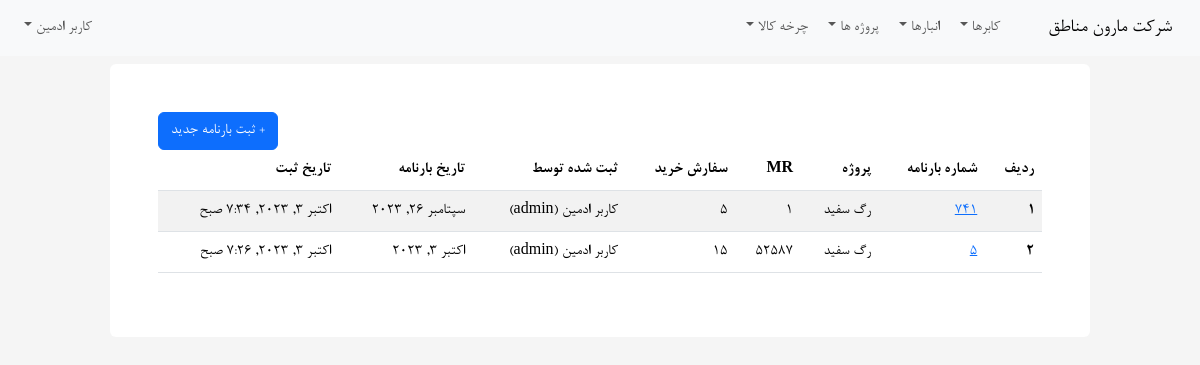
Screenshot of /warehouse/packing-list-list (signed in) with the database file from the repository.
### core/models.py (models this page shows, shortened)
class User(AbstractUser):
    warehouse_keeper = models.BooleanField('انباردار',default=False)
    technical = models.BooleanField('بخش فنی (متقاضی)',default=False)

### warehouse/models.py (models this page shows, shortened)
class PackingList(models.Model):
    project = models.ForeignKey(Project,verbose_name='پروژه',null=True,blank=True,
        on_delete=models.SET_NULL,related_name='pls')
    number = models.CharField('شماره بارنامه',max_length=200)
    mr = models.ForeignKey(MaterialRequisition,related_name='pls',on_delete=models.CASCADE,verbose_name='شماره درخواست کالا')
    po = models.ForeignKey(ProcurementOrder,related_name='pls',on_delete=models.CASCADE,verbose_name='شماره سفارش خرید کالا')
    company = models.CharField('شرکت فروشنده کالا',max_length=100)
    date = models.DateField('تاریخ درخواست',blank=True)
    created_by = models.ForeignKey(settings.AUTH_USER_MODEL,
        verbose_name='ثبت شده توسط',null=True,on_delete=models.SET_NULL,
        related_name='pls')
    created = models.DateTimeField(auto_now=False,auto_now_add=True)
    updated = models.DateTimeField(auto_now=True,auto_now_add=False)
    objects = PackingListManager()
    class Meta:
        verbose_name = "بارنامه"
        verbose_name_plural = "بارنامه ها"
        ordering = ['-created']
    def get_edit_url(self):
        return reverse('pl_edit',kwargs={'id':self.id}) #TODO

class Project(models.Model):
    name = models.CharField("نام پروژه",max_length=40)
    number = models.CharField("شماره پروژه",max_length=40)
    created = models.DateTimeField(auto_now=False,auto_now_add=True)
    updated = models.DateTimeField(auto_now=True,auto_now_add=False)
    created_by = models.ForeignKey(settings.AUTH_USER_MODEL,
        verbose_name='ثبت شده توسط',null=True,on_delete=models.SET_NULL,
        related_name='projects')
    objects = WarehouseManager()
    class Meta:
        verbose_name = "پروژه"
        verbose_name_plural = "پروژه ها"
    def __str__(self) -> str:
        return self.name

class MaterialRequisition(models.Model):
    number = models.CharField('شماره MR',max_length=200)
    date = models.DateField('تاریخ تایید',blank=True)
    project = models.ForeignKey(Project,verbose_name='پروژه',null=True,blank=True,
        on_delete=models.SET_NULL,related_name='mr')
    created_by = models.ForeignKey(settings.AUTH_USER_MODEL,
        verbose_name='ثبت شده توسط',null=True,on_delete=models.SET_NULL,
        related_name='mr')
    created = models.DateTimeField(auto_now=False,auto_now_add=True)
    updated = models.DateTimeField(auto_now=True,auto_now_add=False)
    objects = MaterialRequisitionManager()
    class Meta:
        verbose_name = "درخواست مواد"
        verbose_name_plural = "درخواست های مواد"
        ordering = ['-created']
    def __str__(self) -> str:
        return self.number

class ProcurementOrder(models.Model):
    project = models.ForeignKey(Project,verbose_name='پروژه',null=True,blank=True,
        on_delete=models.SET_NULL,related_name='pos')
    number = models.CharField('شماره PO',max_length=200)
    mr = models.ForeignKey(MaterialRequisition,related_name='pos',on_delete=models.CASCADE,verbose_name='شماره درخواست کالا')
    date = models.DateField('تاریخ درخواست',blank=True)
    created_by = models.ForeignKey(settings.AUTH_USER_MODEL,
        verbose_name='ثبت شده توسط',null=True,on_delete=models.SET_NULL,
        related_name='pos')
    company = models.CharField('شرکت فروشنده کالا',max_length=100)
    created = models.DateTimeField(auto_now=False,auto_now_add=True)
    updated = models.DateTimeField(auto_now=True,auto_now_add=False)
    objects = ProcurementOrderManager()
    class Meta:
        verbose_name = "سفارش خرید"
        verbose_name_plural = "سفارش های خرید"
        ordering = ['-created']
    def __str__(self) -> str:
        return self.number

### warehouse/views.py (the view)
# urls.py: path('packing-list-list',views.pl_list,name='pl_list'),
@login_required
def pl_list(request:HttpRequest):
    pls = PackingList.objects.all()
    context = {
        'title':'فهرست بارنامه ها',
        'pls':pls
    }
    return render(request,'warehouse/pl-list.html',context)

### warehouse/models.py (called while the page is built)
    def get_queryset(self):
        return super().get_queryset().select_related('project','mr','po','created_by')

### warehouse/templates/warehouse/pl-list.html
{% extends 'core/base.html' %} {% block content %}
{% load jalali_tags %}
<div class="col-12 col-md-10 rounded p-5 mx-auto bg-white">
    <a class="btn btn-primary" style="float: left;" href="{% url 'pl_add' %}">+
        ثبت بارنامه جدید
        </a>
    {% if pls %}
    <table class="table table-striped">
        <thead>
            <tr>
                <th scope="col">ردیف</th>
                <th scope="col">شماره بارنامه</th>
                <th scope="col">پروژه</th>
                <th scope="col">MR</th>
                <th scope="col">سفارش خرید</th>
                <th scope="col">ثبت شده توسط</th>
                <th scope="col">تاریخ بارنامه</th>
                <th scope="col">تاریخ ثبت</th>
            </tr>
        </thead>
        <tbody>
            {% for pl in pls %}
            <tr>
                <th scope="row">{{forloop.counter}}</th>
                <td><a href="{{pl.get_edit_url}}">{{pl.number}}</a></td>
                <td>{{pl.project}}</td>
                <td>{{pl.mr}}</td>
                <td>{{pl.po}}</td>
                <td>
                    {{pl.created_by.first_name}} {{pl.created_by.last_name}} ({{pl.created_by}})
                </td>
                <td>
                    {{pl.date|to_jalali:'%Y/%m/%d'}}
                </td>
                <td>
                    {{pl.created|to_jalali:'%Y/%m/%d'}}
                </td>
            </tr>
            {% endfor %}
        </tbody>
    </table>
    {% else %}
    <h1>تاکنون بارنامه ای ثبت نشده است.</h1>
    {% endif %}
</div>
{% endblock %}

### core/templates/core/navbar.html (shortened to what this page needs)
<nav class="navbar navbar-expand-lg bg-body-tertiary mb-2">
  <div class="container-fluid">
    <a class="navbar-brand" href="{% url 'home' %}">شرکت مارون مناطق</a>
    <div class="collapse navbar-collapse" id="homeNavBar">
      <ul class="navbar-nav ms-auto mb-2 mb-lg-0">
        {% if request.user.is_authenticated and request.user.is_superuser %}
        <li class="nav-item dropdown">
          <a
            class="nav-link dropdown-toggle"
            href="#"
            role="button"
            data-bs-toggle="dropdown"
            aria-expanded="false"
          >
            کابرها
          </a>
        </li>
        {% endif %}
        {% if request.user.is_authenticated and request.user.is_superuser %}
        <li class="nav-item dropdown">
          <a
            class="nav-link dropdown-toggle"
            href="#"
            role="button"
            data-bs-toggle="dropdown"
            aria-expanded="false"
          >
            انبارها
          </a>
        </li>
        <li class="nav-item dropdown">
          <a
            class="nav-link dropdown-toggle"
            href="#"
            role="button"
            data-bs-toggle="dropdown"
            aria-expanded="false"
          >
            پروژه ها
          </a>
        </li>
        {% endif %}
        {% if request.user.is_authenticated %}
          {% if request.user.is_superuser or 1 %}
          <li class="nav-item dropdown">
            <a
              class="nav-link dropdown-toggle"
              href="#"
              role="button"
              data-bs-toggle="dropdown"
              aria-expanded="false"
            >
              چرخه کالا
            </a>
          </li>
          {% endif %}
        {% endif %}
      </ul>
      <ul class="navbar-nav me-auto mb-2 mb-lg-0">
          {% if request.user.is_authenticated %}
        <li class="nav-item dropdown">
          <a
            class="nav-link dropdown-toggle"
            href="#"
            role="button"
            data-bs-toggle="dropdown"
            aria-expanded="false"
          >
            {{request.user.first_name}} {{request.user.last_name}}
          </a>
        </li>
        {% endif %}
      </ul>
    </div>
  </div>
</nav>

### core/static/core/css/main.css (style rules this page uses)
*:not(i) { font-family: 'B Nazanin'; }
.bg-main { background-color: rgb(245, 245, 245); }

### rows the page displays
User: user.first_name "کاربر", user.last_name "ادمین"
PackingList: number "741", project "رگ سفید", mr "1", po "5", created_by.first_name "کاربر", created_by.last_name "ادمین", created_by "admin", date|to_jalali "سپتامبر 26, 2023", created|to_jalali "اکتبر 3, 2023, 7:34 صبح"
PackingList: number "5", project "رگ سفید", mr "52587", po "15", created_by.first_name "کاربر", created_by.last_name "ادمین", created_by "admin", date|to_jalali "اکتبر 3, 2023", created|to_jalali "اکتبر 3, 2023, 7:26 صبح"
